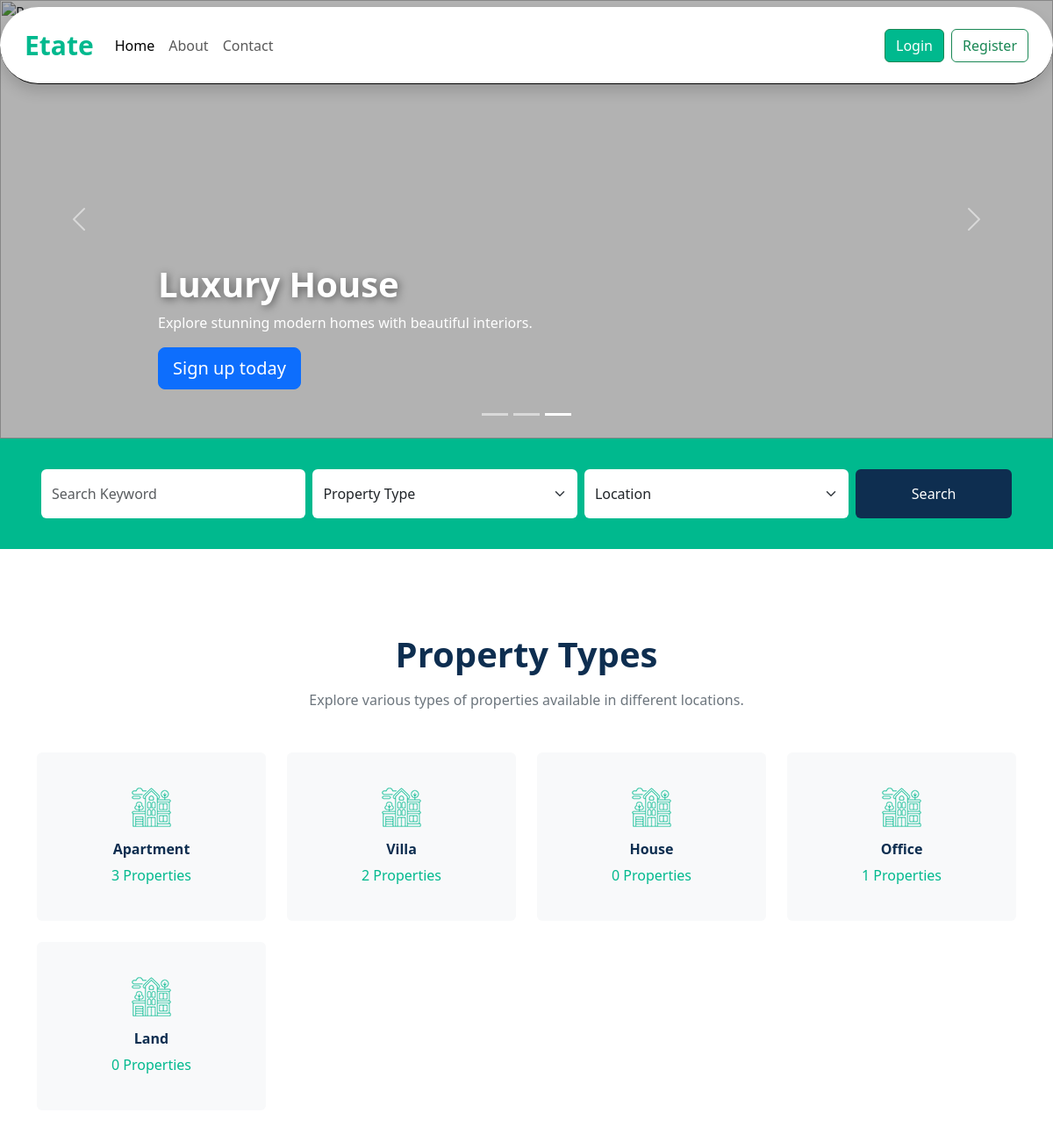
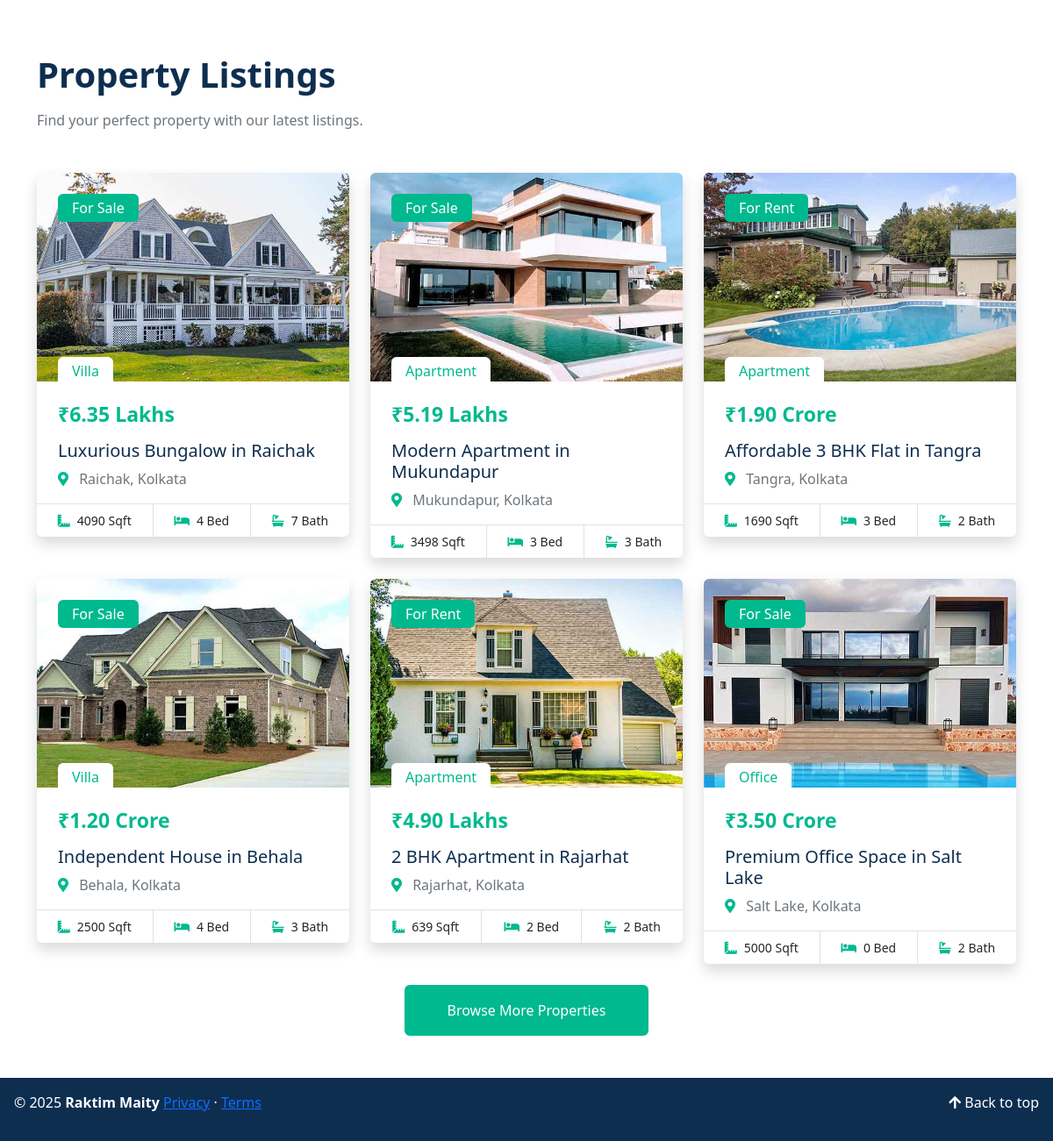
The page / on the database its author committed (2 pictures, top to bottom).
### tables this page shows
CREATE TABLE `website` (
  `id` int(11) NOT NULL,
  `website_title` varchar(255) NOT NULL,
  `website_name` varchar(255) NOT NULL,
  `website_owner` varchar(255) NOT NULL
);

CREATE TABLE `categories` (
  `id` int(11) NOT NULL,
  `name` varchar(255) NOT NULL,
  `description` text DEFAULT NULL,
  `created_at` timestamp NOT NULL DEFAULT current_timestamp()
);

CREATE TABLE `properties` (
  `id` int(11) NOT NULL,
  `title` varchar(255) NOT NULL,
  `description` text NOT NULL,
  `price` varchar(50) NOT NULL,
  `location` varchar(255) NOT NULL,
  `image` varchar(255) DEFAULT NULL,
  `category_id` int(11) NOT NULL,
  `size` int(11) NOT NULL,
  `bedrooms` int(11) NOT NULL,
  `bathrooms` int(11) NOT NULL,
  `status` enum('For Sale','For Rent') NOT NULL,
  `created_at` timestamp NOT NULL DEFAULT current_timestamp()
);

### index.php (the view, shortened to what this page needs)
<?php
include './include/db.php';
$query = "SELECT * FROM website";
$run_query = mysqli_query($conn, $query);
$data_website = mysqli_fetch_array($run_query);
?>
<html lang="en" data-bs-theme="light">
<head>
    <link href="https://cdnjs.cloudflare.com/ajax/libs/font-awesome/5.10.0/css/all.min.css" rel="stylesheet">
    <link href="https://cdn.jsdelivr.net/npm/bootstrap-icons@1.4.1/font/bootstrap-icons.css" rel="stylesheet">
    <link rel="stylesheet" href="https://cdn.jsdelivr.net/npm/@docsearch/css@3">
    <link href="https://cdn.jsdelivr.net/npm/bootstrap@5.3.3/dist/css/bootstrap.min.css" rel="stylesheet"
>
    <link href="/docs/5.3/dist/css/bootstrap.min.css" rel="stylesheet"
>
    <link href="carousel.css" rel="stylesheet">
</head>
<body>
    <header>
        <nav class="navbar navbar-expand-md navbar-light fixed-top p-3 mt-2 rounded-pill shadow"
            style="background-color: #fff; color: black; border-bottom: 1px solid black;">
            <div class="container-fluid">
                <a class="navbar-brand" href="#" style="font-size: 30px; color:#00B98E; font-weight: bold;"><?=$data_website['website_name'] ?></a>
                <div class="collapse navbar-collapse justify-content-between" id="navbarCollapse">
                    <ul class="navbar-nav me-auto mb-2 mb-md-0 text-center">
                        <li class="nav-item">
                            <a class="nav-link active" aria-current="page" href="#">Home</a>
                        </li>
                        <li class="nav-item">
                            <a class="nav-link" href="#">About</a>
                        </li>
                        <li class="nav-item">
                            <a class="nav-link" href="#">Contact</a>
                        </li>
                    </ul>
                    <div class="d-flex flex-column flex-md-row gap-2 text-center">
                        <a href="./login/">
                            <button class="btn btn-success w-100 w-md-auto" type="button"
                                style="background-color: #00B98E; color: #fff;">Login</button>
                        </a>
                        <a href="./register/">
                            <button class="btn btn-outline-success w-100 w-md-auto" type="button">Register</button>
                        </a>
                    </div>
                </div>
            </div>
        </nav>
    </header>
    <main>
        <div id="myCarousel" class="carousel slide mb-6" data-bs-ride="carousel">
            <div class="carousel-indicators">
                <button type="button" data-bs-target="#myCarousel" data-bs-slide-to="0" class=""
                    aria-label="Slide 1"></button>
                <button type="button" data-bs-target="#myCarousel" data-bs-slide-to="1" aria-label="Slide 2"
                    class=""></button>
                <button type="button" data-bs-target="#myCarousel" data-bs-slide-to="2" aria-label="Slide 3"
                    class="active" aria-current="true"></button>
            </div>
            <div class="carousel-inner">
                <div class="carousel-item active">
                    <img src="https://images.unsplash.com/photo-1564013799919-ab600027ffc6" class="d-block w-100" alt="Real Estate Image 1" height="500">
                    <div class="container">
                        <div class="carousel-caption text-start">
                            <h1>Luxury House</h1>
                            <p>Explore stunning modern homes with beautiful interiors.</p>
                            <p><a class="btn btn-lg btn-primary" href="#">Sign up today</a></p>
                        </div>
                    </div>
                </div>
            </div>
            <button class="carousel-control-prev" type="button" data-bs-target="#myCarousel" data-bs-slide="prev">
                <span class="carousel-control-prev-icon" aria-hidden="true"></span>
            </button>
            <button class="carousel-control-next" type="button" data-bs-target="#myCarousel" data-bs-slide="next">
                <span class="carousel-control-next-icon" aria-hidden="true"></span>
            </button>
        </div>
        <div class="container-fluid mb-5 wow fadeIn" data-wow-delay="0.1s"
            style="padding: 35px; background-color: #00B98E;">
            <div class="container">
                <div class="row g-2">
                    <div class="col-md-10">
                        <div class="row g-2">
                            <div class="col-md-4">
                                <input type="text" class="form-control border-0 py-3" placeholder="Search Keyword">
                            </div>
                            <div class="col-md-4">
                                <select class="form-select border-0 py-3">
                                    <option selected>Property Type</option>
                                </select>
                            </div>
                            <div class="col-md-4">
                                <select class="form-select border-0 py-3">
                                    <option selected>Location</option>
                                </select>
                            </div>
                        </div>
                    </div>
                    <div class="col-md-2">
                        <button class="btn border-0 w-100 py-3"
                            style=" background-color: #0E2E50; color: #fff;">Search</button>
                    </div>
                </div>
            </div>
        </div>
        <div class="container-xxl py-5">
            <div class="container">
                <div class="text-center mx-auto mb-5" style="max-width: 600px;">
                    <h1 class="mb-3" style="font-weight:bold; color: #0E2E50;">Property Types</h1>
                    <p class="text-secondary">Explore various types of properties available in different locations.</p>
                </div>
                <div class="row g-4">
                    <?php
                    $query = "SELECT c.id, c.name, COUNT(p.id) AS property_count FROM categories c LEFT JOIN properties p ON c.id = p.category_id GROUP BY c.id, c.name";
                    $run_query = mysqli_query($conn, $query);
                    while ($data = mysqli_fetch_array($run_query)) {
                    ?>
                        <div class="col-lg-3 col-sm-6">
                            <a class="cat-item d-block bg-light text-center rounded p-3" href="#" style="text-decoration: none;">
                                <div class="rounded p-4">
                                    <div class="icon mb-3">
                                        <img class="img-fluid" src="img/icon-apartment.png" alt="Icon">
                                    </div>
                                    <h6 style="color: #0E2E50; font-weight: bold;"><?= $data['name']; ?></h6>
                                    <span style="color: #00B98E;"><?= $data['property_count']; ?> Properties</span>
                                </div>
                            </a>
                        </div>
                    <?php } ?>
                </div>
            </div>
        </div>
        <div class="container-xxl py-5">
            <div class="container">
                <div class="row g-0 gx-5 align-items-end">
                    <div class="col-lg-6">
                        <div class="text-start mx-auto mb-5">
                            <h1 class="mb-3" style="font-weight:bold; color: #0E2E50;">Property Listings</h1>
                            <p class="text-secondary">Find your perfect property with our latest listings.</p>
                        </div>
                    </div>
                </div>
                <div class="tab-content">
                    <div id="tab-1" class="tab-pane fade show p-0 active">
                        <div class="row g-4">
                        <?php
                        $query = "SELECT p.id, p.title, p.description, p.price, p.location, p.size, p.bedrooms, p.bathrooms, p.status, c.name AS category_name, p.image FROM properties p JOIN categories c ON p.category_id = c.id GROUP BY p.id";
                        $run_query = mysqli_query($conn, $query);
                        while($row = mysqli_fetch_array($run_query)){
                        ?>
                                <div class="col-lg-4 col-md-6">
                                    <div class="property-item rounded overflow-hidden shadow">
                                        <div class="position-relative overflow-hidden">
                                            <a href="property-details.php?id=<?= $row['id']; ?>">
                                                <img class="img-fluid" src="./admin/<?= $row['image'] ?>" alt="Property Image">
                                            </a>
                                            <div class="rounded text-white position-absolute start-0 top-0 m-4 py-1 px-3"
                                                style="background-color: #00B98E; color: #fff;">
                                                <?= $row['status']; ?>
                                            </div>
                                            <div class="bg-white rounded-top position-absolute start-0 bottom-0 mx-4 pt-1 px-3"
                                                style="color: #00B98E;">
                                                <?= $row['category_name']; ?>
                                            </div>
                                        </div>
                                        <div class="p-4 pb-0">
                                            <h5 class="mb-3" style="color: #00B98E; font-weight: bold; font-size: 23px;">
                                                <?= $row['price']; ?>
                                            </h5>
                                            <a class="d-block h5 mb-2" href="property-details.php?id=<?= $row['id']; ?>"
                                                style="text-decoration: none; color: #0E2E50;">
                                                <?= $row['title']; ?>
                                            </a>
                                            <p class="text-secondary">
                                                <i class="fa fa-map-marker-alt me-2" style="color: #00B98E;"></i>
                                                <?= $row['location']; ?>
                                            </p>
                                        </div>
                                        <div class="d-flex border-top">
                                            <small class="flex-fill text-center border-end py-2">
                                                <i class="fa fa-ruler-combined me-2" style="color: #00B98E;"></i><?= $row['size']; ?> Sqft
                                            </small>
                                            <small class="flex-fill text-center border-end py-2">
                                                <i class="fa fa-bed me-2" style="color: #00B98E;"></i><?= $row['bedrooms']; ?> Bed
                                            </small>
                                            <small class="flex-fill text-center py-2">
                                                <i class="fa fa-bath me-2" style="color: #00B98E;"></i><?= $row['bathrooms']; ?> Bath
                                            </small>
                                        </div>
                                    </div>
                                </div>
                            <?php } ?>
                            <div class="col-12 text-center">
                                <a class="btn py-3 px-5" href="#" style="background-color: #00B98E; color: #fff;">
                                    Browse More Properties
                                </a>
                            </div>
                        </div>
                    </div>
                </div>
            </div>
        </div>
    </main>
    <footer class="p-3" style="background-color: #0E2E50; color: #fff;">
        <p class="float-end"><a href="#" style="text-decoration: none; color: #fff;"><i class="fas fa-arrow-up"></i> Back to top</a></p>
        <p>© 2025 <strong> <?= $data_website['website_owner'] ?></strong> <a href="#">Privacy</a> · <a href="#">Terms</a></p>
    </footer>
</body>
</html>

### index.php (style rules this page uses)
.carousel-caption h1 { font-size: 2.5rem; font-weight: bold; text-shadow: 2px 2px 10px rgba(0, 0, 0, 0.5); }
.carousel-item::before { content: ""; position: absolute; top: 0; left: 0; width: 100%; height: 100%; background: rgba(0, 0, 0, 0.3); z-index: 1; }
.carousel-caption { position: absolute; z-index: 2; }

### rows shown on the page
website: website_name "Etate", website_owner "Raktim Maity"
categories: name "Apartment", property_count "3"
categories: name "Villa", property_count "2"
categories: name "House", property_count "0"
categories: name "Office", property_count "1"
categories: name "Land", property_count "0"
properties: image (picture), status "For Sale", category.name "Villa", price "₹6.35 Lakhs", title "Luxurious Bungalow in Raichak", location "Raichak, Kolkata", size "4090", bedrooms "4", bathrooms "7"
properties: image (picture), status "For Sale", category.name "Apartment", price "₹5.19 Lakhs", title "Modern Apartment in Mukundapur", location "Mukundapur, Kolkata", size "3498", bedrooms "3", bathrooms "3"
properties: image (picture), status "For Rent", category.name "Apartment", price "₹1.90 Crore", title "Affordable 3 BHK Flat in Tangra", location "Tangra, Kolkata", size "1690", bedrooms "3", bathrooms "2"
properties: image (picture), status "For Sale", category.name "Villa", price "₹1.20 Crore", title "Independent House in Behala", location "Behala, Kolkata", size "2500", bedrooms "4", bathrooms "3"
properties: image (picture), status "For Rent", category.name "Apartment", price "₹4.90 Lakhs", title "2 BHK Apartment in Rajarhat", location "Rajarhat, Kolkata", size "639", bedrooms "2", bathrooms "2"
properties: image (picture), status "For Sale", category.name "Office", price "₹3.50 Crore", title "Premium Office Space in Salt Lake", location "Salt Lake, Kolkata", size "5000", bedrooms "0", bathrooms "2"
